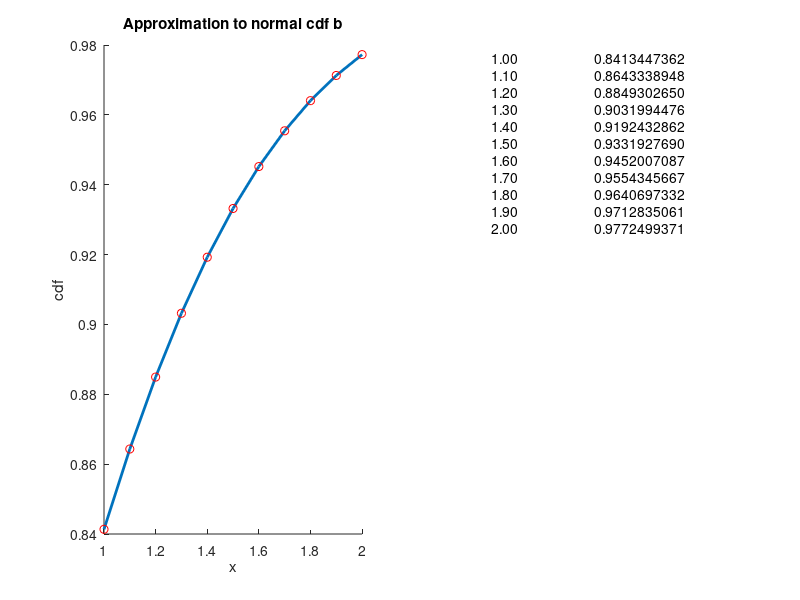

This figure's MATLAB source:

clear all
close all
clc


format long
% main computation
y = 1:0.1:2;
b = 0.231641888;
a1= 0.127414796;
a2=-0.142248368;
a3= 0.71070687;
a4=-0.726576013;
a5= 0.530702714;
t = 1./(1 + b.*y);
phi = 1 - (a1.*t+a2.*t.^2+a3.*t.^3+a4.*t.^4+a5.*t.^5).*exp(-y.*y/2);

% output
disp(' ') ;
disp('Estimation Points')
disp(y)
disp('Estimated Normal CDF')
disp(phi)

subplot(1,2,1)
hold on
plot(y,phi,'LineWidth',2);
xlabel('x')
ylabel('cdf')
title('Approximation to normal cdf b')
scatter(y,phi,'r','o')
hold off

subplot(1,2,2)
axis off
hold on
w1=num2str(y','%10.2f');
w2=num2str(phi','%11.10f');
text(0.1,0.8,w1)
text(0.5,0.8,w2)
hold off
